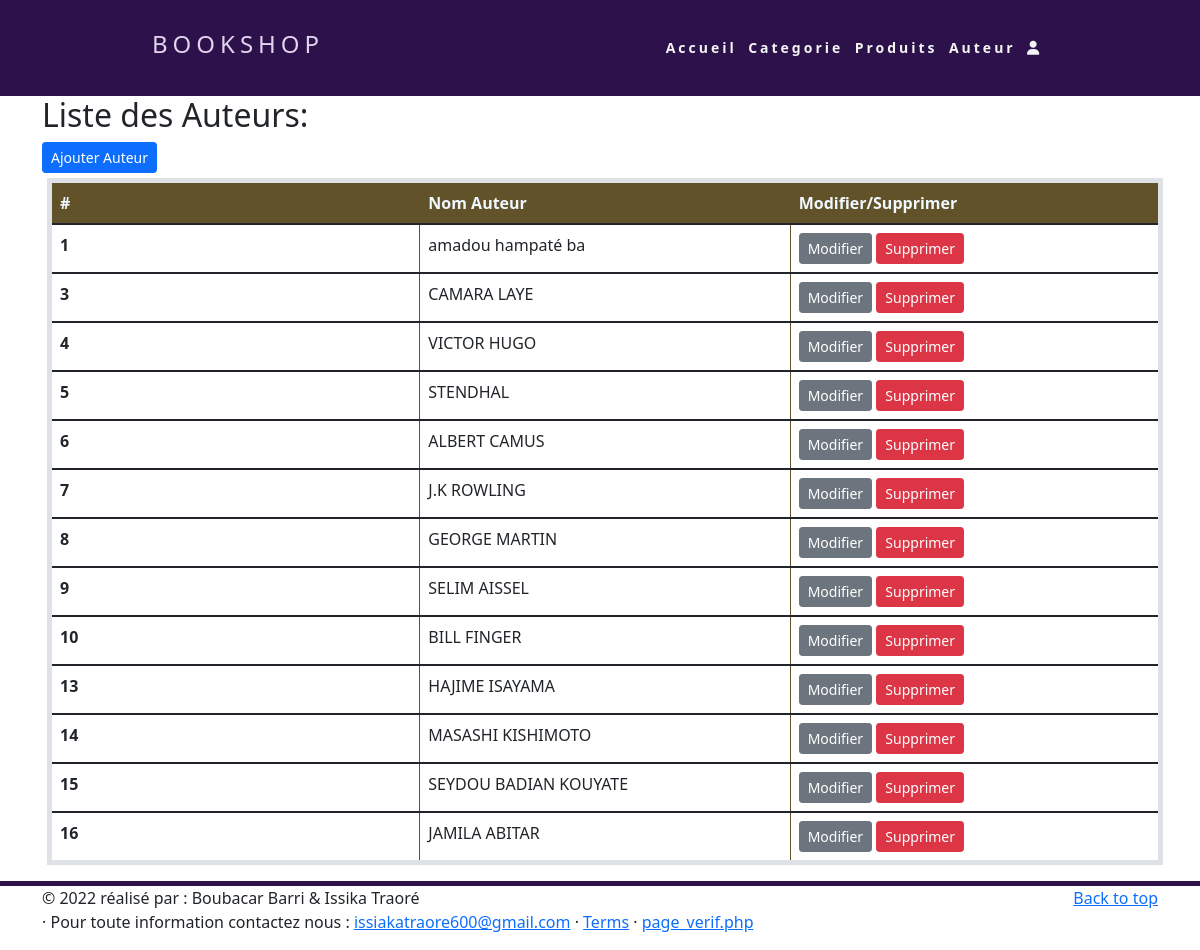
The page /Admin/Auteur.php on the database its author committed.
### tables this page shows
CREATE TABLE `Auteur` (
  `auteur_id` int(11) NOT NULL,
  `auteur_nom` varchar(50) NOT NULL
);

### Models.php (called while the page is built, shortened)
<?php
function readAll($table)
{
    try {
        $connect = connectez();
        $sqlQuerry = "SELECT * FROM $table";
        $stmt = $connect->prepare($sqlQuerry);
        $stmt->execute();
        $resultat = $stmt->fetchAll();
        return $resultat;
    } catch (Exception $e) {
        $e->getMessage();
    }
}

### Admin/Auteur.php (the view, shortened to what this page needs)
<?php require '../Models.php'; ?>
<?php
$auteurs = readAll("Auteur");
?>
<!DOCTYPE html>
<html lang="en">
<head>
    <link rel="stylesheet" href="styleTable.css">
    <link rel="stylesheet" href="../Front/style/bootstrap.css">
</head>
<body>
    <header><?php include_once('Navbar.php'); ?></header>
    <div class="container">
        <h2>Liste des Auteurs:</h2>
        <a class="btn btn-primary btn-sm" href="http://localhost/FormationIRISI/Projet-eCommerce/Admin/addAuteur.php">Ajouter Auteur</a>
        <table class="table table-hover table-bordered">
            <thead class="thead-dark">
                <tr>
                    <th scope="col">#</th>
                    <th scope="col">Nom Auteur</th>
                    <th scope="col">Modifier/Supprimer</th>
                </tr>
            </thead>
            <tbody>
                <?php foreach ($auteurs as $auteur) : ?>
                    <tr>
                        <th scope="row"><?php echo $auteur['auteur_id']; ?></th>
                        <td><?php echo $auteur['auteur_nom']; ?></td>
                        <td>
                            <a class="btn btn-secondary btn-sm" href="http://localhost/FormationIRISI/Projet-eCommerce/Admin/editAuteur.php?id=<?php echo $auteur['auteur_id']; ?>">Modifier</a>
                            <a class="btn btn-danger btn-sm" href="http://localhost/FormationIRISI/Projet-eCommerce/Admin/deleteAuteur.php?id=<?php echo $auteur['auteur_id']; ?>">Supprimer</a>
                        </td>
                    </tr>
            </tbody>
        <?php endforeach; ?>
        </table>
    </div>
    <?php include_once("footerAdmin.php"); ?>
</body>
</html>

### Admin/styleTable.css (style rules this page uses)
table thead>tr { background-color: #615229; color:aliceblue; }
table { border-collapse: collapse; table-layout: fixed; border: 5px solid #615229; border-radius: 10px; margin: 5px; }
table tr { border-color: #615229; }

### Admin/Navbar.php (style rules this page uses)
* { margin: 0; padding: 0; box-sizing: border-box; }

### rows shown on the page
auteur: auteur_id "1", auteur_nom "amadou hampaté ba"
auteur: auteur_id "3", auteur_nom "CAMARA LAYE"
auteur: auteur_id "4", auteur_nom "VICTOR HUGO"
auteur: auteur_id "5", auteur_nom "STENDHAL"
auteur: auteur_id "6", auteur_nom "ALBERT CAMUS"
auteur: auteur_id "7", auteur_nom "J.K ROWLING"
auteur: auteur_id "8", auteur_nom "GEORGE MARTIN"
auteur: auteur_id "9", auteur_nom "SELIM AISSEL"
auteur: auteur_id "10", auteur_nom "BILL FINGER"
auteur: auteur_id "13", auteur_nom "HAJIME ISAYAMA"
auteur: auteur_id "14", auteur_nom "MASASHI KISHIMOTO"
auteur: auteur_id "15", auteur_nom "SEYDOU BADIAN KOUYATE"
auteur: auteur_id "16", auteur_nom "JAMILA ABITAR"
